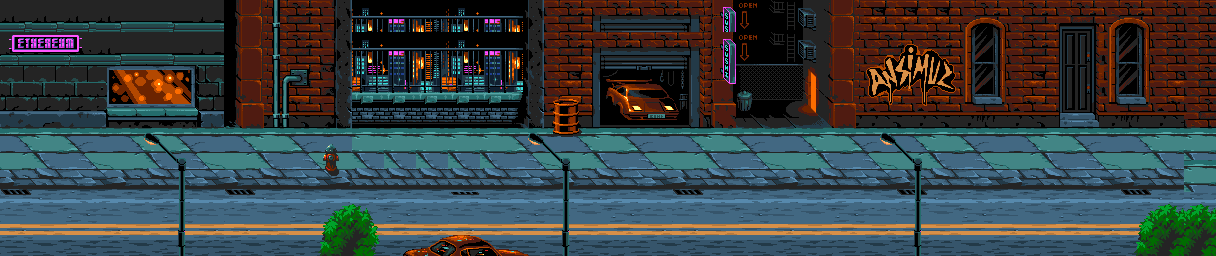

This game map was drawn from its Tiled (.tmx) file and the tilesets committed beside it. A one-line description and the full map source follow:
An orthogonal 38x8 tile map with 32x32 px tiles, 1 tile layer (Tile Layer 1) and 4 objects (4x platform).

<map version="1.10" tiledversion="1.11.2" orientation="orthogonal" renderorder="right-down" width="38" height="8" tilewidth="32" tileheight="32" infinite="0" nextlayerid="3" nextobjectid="7">
 <tileset firstgid="1" name="preview_stage" tilewidth="32" tileheight="32" tilecount="259" columns="37">
  <image source="Streets of Fight files/Streets of Fight files/Assets/Previews/Stage/preview_stage.png" width="1200" height="240" />
 </tileset>
 <layer id="1" name="Tile Layer 1" width="38" height="8">
  <data encoding="csv">
4,4,4,4,5,6,7,8,9,10,11,12,13,14,15,16,17,18,19,20,21,22,23,24,25,26,27,70,70,70,31,32,33,34,35,36,37,37,
1,2,3,4,5,6,7,8,9,10,11,12,13,14,15,16,17,18,19,20,21,22,23,24,25,26,27,28,29,30,68,69,33,71,72,73,37,37,
38,39,40,41,42,43,44,45,46,47,48,49,50,51,52,53,54,55,56,57,58,59,60,61,62,63,64,65,66,67,68,69,70,71,72,73,74,37,
75,76,77,78,79,80,81,82,83,84,85,90,90,88,90,90,91,92,93,94,95,96,97,98,99,100,101,102,103,104,105,106,107,108,109,110,111,37,
112,113,114,115,116,117,118,119,120,121,122,127,127,127,127,127,128,129,130,131,132,133,134,135,136,137,138,139,140,141,142,143,144,145,146,147,148,148,
149,150,151,152,153,154,155,156,157,158,159,164,164,164,164,164,165,166,167,168,169,170,171,172,173,174,175,176,177,178,179,180,181,182,183,184,185,148,
186,187,188,189,190,191,192,193,194,195,196,197,198,199,200,201,202,203,204,205,206,207,208,209,210,211,212,213,214,215,216,217,218,219,220,221,222,222,
223,224,225,226,227,228,229,230,231,232,233,234,235,236,237,238,239,240,241,242,243,244,245,246,247,248,249,250,251,252,253,254,255,256,257,258,259,259
</data>
 </layer>
 <objectgroup id="2" name="Object Layer 1">
  <object id="2" name="platform" type="platform" x="0" y="192" width="1216" height="64" />
  <object id="4" type="platform" x="0" y="0" width="1216" />
  <object id="5" type="platform" x="0" y="0" height="192" />
  <object id="6" type="platform" x="1216" y="0" height="192" />
 </objectgroup>
</map>
